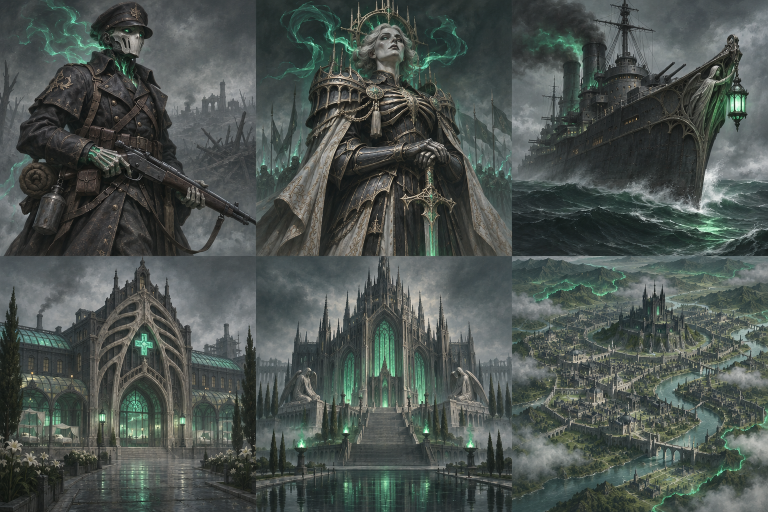
#> input picture art-source/RoulsAscendancy/Presentation.png, 1536 x 1024 px (shown at 1/2 size); its folder holds only this picture in this run
$ python build_original_presentation.py
#> lines starting #> are read from the running program, lines starting #| are printed output that depends on the picture
### tools/standardize_icons.py
"""Compile retained atlas masters with consistent Civ V padding and gold rims.

This is a deterministic finishing step for the existing artwork. Run after any
individual art generator, or let build_mod run it before making the manifest.
The first run retains the original 256px DDS atlases as lossless PNG masters;
later runs always use those masters, never the already resized/framed output.
Use --refresh-sources ATLAS_NAME only after regenerating that atlas's ORIGINAL
256px artwork. Other masters remain untouched.
"""
from __future__ import annotations

import argparse
from dataclasses import dataclass
import io
import math
import os
from pathlib import Path
import re
import shutil
import sqlite3
import subprocess
import tempfile
from xml.etree import ElementTree as ET

from PIL import Image, ImageChops, ImageDraw, ImageOps

ROOT = Path(__file__).resolve().parents[1]
LEADER_DIAMETER = 0.75  # 96px artwork in the 128px slot of a 100px setup row.
ICON_DIAMETER = 0.90


@dataclass(frozen=True)
class Atlas:
    name: str
    size: int
    path: Path
    columns: int
    rows: int

    @property
    def monochrome(self):
        return "ALPHA" in self.name or "FLAG" in self.name


# [30 lines left out: function inventory, not called in this run]


def visible_bounds(cell, threshold=32):
    return cell.getchannel("A").point(lambda a: 255 if a >= threshold else 0).getbbox()


def frame_cell(source, size, leader=False):
    bounds = visible_bounds(source)
    if bounds is None:
        return Image.new("RGBA", (size, size))
    # Remove the old rim before fitting the retained artwork into the new one.
    art = source.crop(bounds)
    trim = round(min(art.size) * .06)
    if trim:
        art = art.crop((trim, trim, art.width - trim, art.height - trim))
    edge = size * 4
    canvas = Image.new("RGBA", (edge, edge))
    diameter = round(edge * (LEADER_DIAMETER if leader else ICON_DIAMETER))
    offset = (edge - diameter) // 2
    draw = ImageDraw.Draw(canvas)
    # Bronze edge, warm gold, and a pale inner bevel remain readable at 16px.
    rim = max(4, round(edge * .024))
    for inset, color in ((0, (94, 61, 20, 255)),
                         (max(1, round(rim * .15)), (225, 176, 65, 255)),
                         (max(2, round(rim * .42)), (255, 225, 144, 255)),
                         (max(3, round(rim * .65)), (191, 136, 38, 255))):
        draw.ellipse((offset + inset, offset + inset,
                      offset + diameter - inset - 1, offset + diameter - inset - 1), fill=color)
    inner = diameter - 2 * rim
    art = ImageOps.fit(art, (inner, inner), Image.Resampling.LANCZOS)
    mask = Image.new("L", art.size)
    ImageDraw.Draw(mask).ellipse((0, 0, inner - 1, inner - 1), fill=255)
    art.putalpha(ImageChops.multiply(art.getchannel("A"), mask))
    canvas.alpha_composite(art, (offset + rim, offset + rim))
    return canvas.resize((size, size), Image.Resampling.LANCZOS)


# [129 lines left out: functions standardize, validate, main, not called in this run]


# [2 lines that do not run on import are left out]

### tools/build_original_presentation.py
"""Compile themed art for the remaining stock unique portraits and setup maps."""
from pathlib import Path
import shutil
import subprocess
import tempfile

from PIL import Image, ImageOps

from standardize_icons import ROOT, frame_cell

SIZES = (256,128,80,64,48,45,32,24,16)
RECORDS = (
    ('RoulsAscendancy', "Rouls", 'CIVILIZATION_ROULS_ASCENDANCY', 3, 2,
     ('UNIT_ROULS_HOLLOWHOUND', 'UNIT_ROULS_MATRIARCH', 'UNIT_ROULS_BUDDY',
      'BUILDING_ROULS_SOMATIC_LATTICE', 'BUILDING_ROULS_CHOIR_ETERNAL')),
    ('LunaNetwork', "Luna", 'CIVILIZATION_GPT_LUNA', 2, 2,
     ('UNIT_LUNA_PACKET_SETTLER', 'BUILDING_LUNA_CACHE_NODE')),
)
SQL = 'Shared/SQL/90_OriginalPresentation.sql'
RESAMPLE = Image.Resampling.LANCZOS


def split_sheet(path, columns, rows):
#> called with columns = 3, rows = 2
    with Image.open(path) as source:
#> source is the input picture: PIL image 1536x1024 RGB; mean R, G, B 75.6, 83.4, 79.6
        image = source.convert('RGBA')
    return [image.crop((image.width*x//columns+3, image.height*y//rows+3,
                        image.width*(x+1)//columns-3, image.height*(y+1)//rows-3))
            for y in range(rows) for x in range(columns)]


def compile_art():
    actions = []
    paths = [SQL]
    for folder, prefix, civilization, columns, rows, objects in RECORDS:
        cells = split_sheet(ROOT / 'art-source' / folder / 'Presentation.png', columns, rows)
#> cells = 6 items
        atlas = f'{prefix.upper()}_UNIQUE_OBJECT_ATLAS'
        assets = ROOT / folder / 'Art'
        master = Image.new('RGBA', (256 * len(objects),256))
#> master: PIL image 1280x256 RGBA; every value is 0
        for index, cell in enumerate(cells[:len(objects)]):
            master.paste(ImageOps.fit(cell,(256,256),RESAMPLE),(index*256,0))
#> this loop made 5 passes
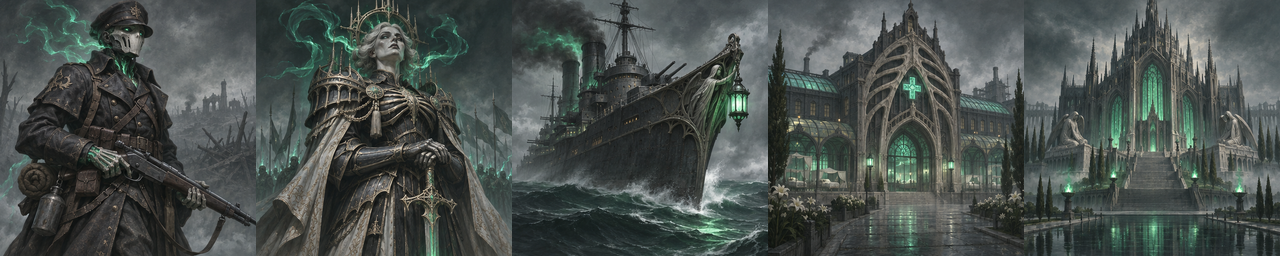
#> master: PIL image 1280x256 RGBA; mean R, G, B, A 73.8, 80.9, 77.8, 255
        master.save(ROOT / 'art-source/IconAtlasMasters' / f'{prefix}UniqueObjects256.png')
        rows_sql = []
        encoded = {}
        for size in SIZES:
            sheet = Image.new('RGBA',(size*len(objects),size))
            for index in range(len(objects)):
                cell = master.crop((index*256,0,(index+1)*256,256))
                sheet.paste(frame_cell(cell,size),(index*size,0))
            name = f'{prefix}UniqueObjects{size}.dds'
            rows_sql.append(f"('{atlas}',{size},'{name}',{len(objects)},1)")
            encoded[name] = sheet
#> this loop made 9 passes
#> name on passes 1 to 9: 'RoulsUniqueObjects256.dds', 'RoulsUniqueObjects128.dds', 'RoulsUniqueObjects80.dds', 'RoulsUniqueObjects64.dds', 'RoulsUniqueObjects48.dds', 'RoulsUniqueObjects45.dds', 'RoulsUniqueObjects32.dds', 'RoulsUniqueObjects24.dds', 'RoulsUniqueObjects16.dds'
#> pass 1, in frame_cell, `art = source.crop(bounds)`:
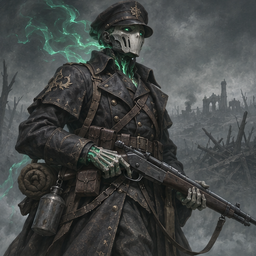
#> art: PIL image 256x256 RGBA; mean R, G, B, A 69.3, 72.9, 71.8, 255
#> pass 1, in frame_cell, `art = art.crop((trim, trim, art.width - trim, art.height - trim))`:
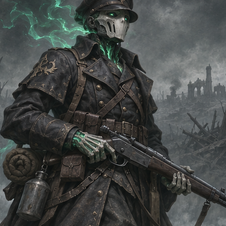
#> art: PIL image 226x226 RGBA; mean R, G, B, A 68, 71.3, 69.7, 255
#> after the loop:
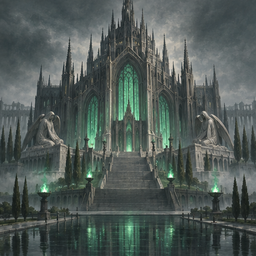
#> cell: PIL image 256x256 RGBA; mean R, G, B, A 80.7, 90.8, 87, 255
#> after the loop:
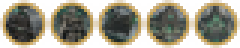
#> sheet: PIL image 80x16 RGBA (shown 3 times larger); mean R, G, B, A 97, 87.6, 58.4, 163.7; transparent parts drawn white
#> after the loop, encoded = 9 items; rows_sql = 9 items
        map_name = f'{prefix}Map.dds'
        encoded[map_name] = ImageOps.fit(cells[len(objects)],(360,412),RESAMPLE)
        converter = shutil.which('texconv') or shutil.which('texconv.exe')
#> (the run stopped early here; a loop or call above may not have finished)
